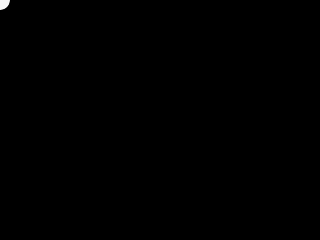
Frame 1 (no input)
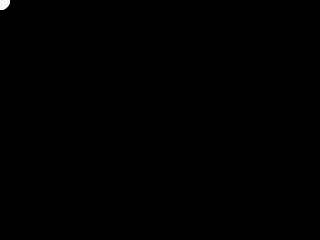
Frame 60 (the mouse pressed at the canvas centre just before this capture)
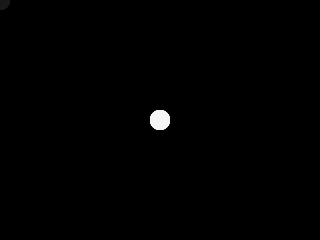
Frame 120 (the mouse held since frame 60 and released just before this capture)

The Processing sketch that drew these frames (run headless with seeded random() and noise(); from frame 60 on, the mouse is pressed at the canvas centre):

// Processing sketch: smoke
// ── smoke.pde
void setup() {
  size(320, 240);
  background(0);
}

void draw() {
  float diameter = 20;
  fill(255);
  ellipse(mouseX, mouseY, diameter, diameter);
  noStroke();
  fill(0, 0, 0, 10);
  rect(0,0,width, height);
}
